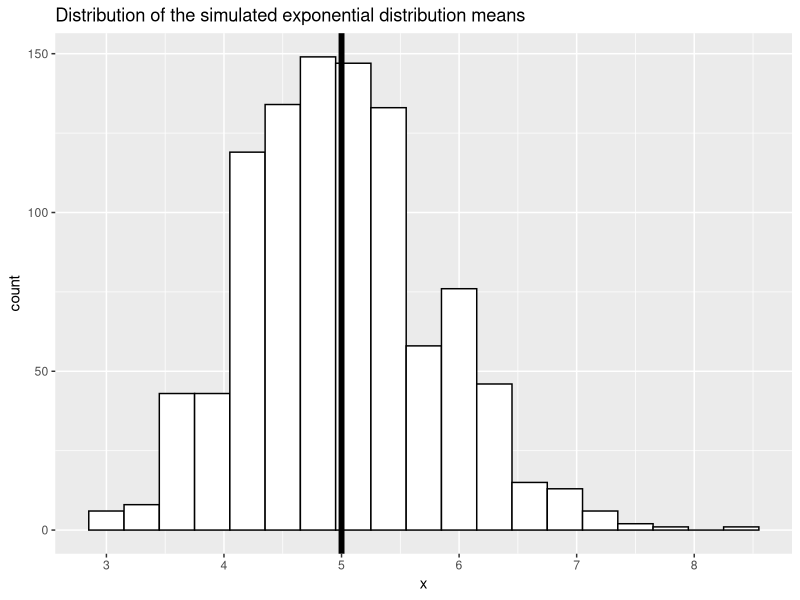
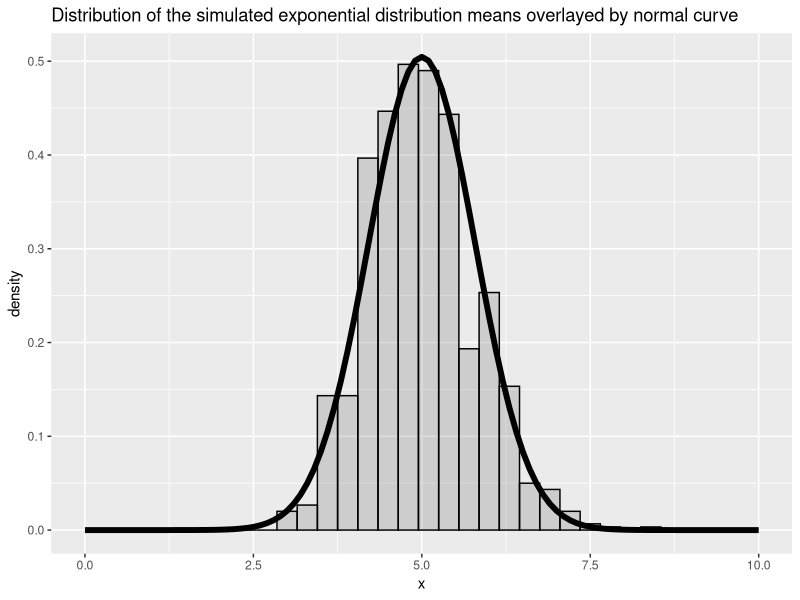

Recreate these plots in R, in order.
## ---- chunk 1
#1. Show where the distribution is centered at and compare it to the theoretical center of the distribution.
n<-40
nosim<-1000
lambda<- 0.2
set.seed(100)
#create matrix of simulations and calculate means

test<-data.frame(x=c(apply(matrix(rexp(n*nosim,lambda), nosim), 1, mean)))
if (!require(ggplot2)) install.packages('ggplot2'); require(ggplot2)
ggplot(test, aes(x=x)) + 
  geom_histogram(binwidth=.3,colour="black", fill="white")+ 
  geom_vline(xintercept = 5, size = 2)+ggtitle("Distribution of the simulated exponential distribution means")
mean.dist<-mean(as.matrix(test))
## ---- chunk 2
std.test<-sd(as.matrix(test))
se.test<-(1/lambda)/sqrt(n)
## ---- chunk 3
if (!require(ggplot2)) install.packages('ggplot2'); require(ggplot2)

g <- ggplot(test, aes(x = x)) + geom_histogram(alpha = .20, binwidth=.3, 
     colour = "black", aes(y = ..density..)) 
g + stat_function(fun = dnorm, size = 2, args = with(test, c(mean = 1/lambda, sd = (1/lambda)/sqrt(n))))+xlim(0,10)+ggtitle("Distribution of the simulated exponential distribution means overlayed by normal curve")

## ---- chunk 4
ci<-mean(as.matrix(test)) + c(-1, 1) * qnorm(0.975) * (1/lambda)/sqrt(n)
ci1<-test[as.matrix(test)>ci[1]]
ci2<-ci1[as.matrix(ci1)<ci[2]]

length(ci2)
